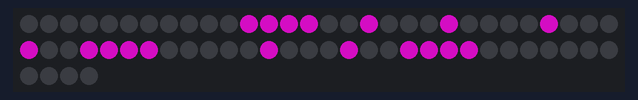
The sketch below on a simulated Arduino Uno, built with avr-gcc and run on an emulated ATmega328P. Shown: 64 RGB LEDs in strip order, left to right, continuing on the next row. Dim RGB values are drawn brighter than linear.

Above: at 0.05 s.
At 0.67 s:
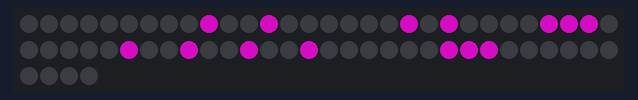
At 1.39 s:
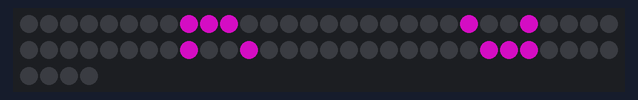
At 2.73 s:
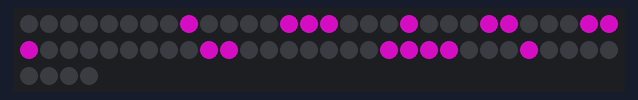
At 4.06 s:
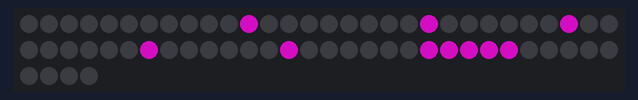
At 5.4 s:
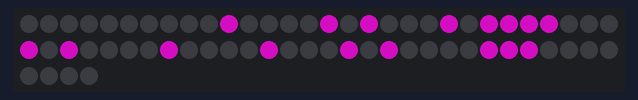

Measured:
- by itself, everything shown: repeats every 4.9 s, in 48 steps

The sketch:

Hexpressions.ino
```cpp
#include <FastLED.h>
#include "Hexpressions.h"
#define LED_PIN      2 // The pin which DIN is connected to
#define NUM_LEDS    64 // The total number of LEDs in your matrix


CRGB leds[NUM_LEDS];

/* Colour definitions
 *
 * As with matrices in Hexpressions.h, it's
 *  recommended you comment out unused colours to
 *  save on-board memory.
 */
CRGB HexCol   = CRGB( 128,   8, 118 );
CRGB HexGreen = CRGB(  43, 181, 129 );


/* Do not touch unless you know what you're doing and
 * have used different hardware to the guide.
 */
void setup() {
  FastLED.addLeds<WS2812, LED_PIN, GRB>(leds, NUM_LEDS);
}

/* Linearises 2D matrix into 1D array compatible with
 *  the LED matrix. Currently only accepts 1 input colour,
 *  but can easily add more using varargs or a switch statement.
 *
 * You shouldn't have to call this function directly; use
 *  show_pattern instead unless you have good reason not to.
 *
 * This function will break if dimensions other than 8x8 are used.
 *  Fix this by setting ROW_SIZE and COL_SIZE. Although it still might
 *  not work.
 */
void set_by_matrix(int matrix[ROW_SIZE][COL_SIZE], CRGB active_color) {
  CRGB Black  = CRGB(0, 0, 0);
  int row     = ROW_SIZE - 1;
  int col     = 0;
  int i       = 0;

  for (row = ROW_SIZE - 1; row >= 0; row--) {
    int invert = !(row%2);
    col = invert ? COL_SIZE - 1 : 0;
    for ( ; col >= 0 && col < COL_SIZE; )
    {
      leds[i] = matrix[row][col] ? active_color : Black;
      i++;
      col += invert ? -1 : 1;
    }
  }
}

void scroll_matrix(void* pMtx, CRGB active_color, int colSize, long dly, bool loop) {
  int (*matrix)[colSize] = (int (*)[colSize]) pMtx;
  int colOffset = 0;
  int currWindow[ROW_SIZE][COL_SIZE];
  int currRow;
  int currLogicalCol, currPhysicalCol;


  if (loop) {
    while (loop) {
      for (colOffset = 0; colOffset < colSize; colOffset++) {
        for (currRow = 0; currRow < ROW_SIZE; currRow++) {
          for (currLogicalCol = 0; currLogicalCol < COL_SIZE; currLogicalCol++) {
            currPhysicalCol = currLogicalCol + colOffset;
            if (currPhysicalCol > colSize) {
              currPhysicalCol-= colSize; // Wraps window around to start of scrolling range
            }
            currWindow[currRow][currLogicalCol] = matrix[currRow][currPhysicalCol];
          }
        }
        show_pattern(currWindow, active_color);
        delay(dly);
      }
    }
  } else {
    // Scan starting at column 0. Stops once last frame is fully visible.
    for (colOffset = 0; colOffset < (colSize - ROW_SIZE); colOffset++) {
      for (currRow = 0; currRow < ROW_SIZE; currRow++) {
        for (currLogicalCol = 0; currLogicalCol < COL_SIZE; currLogicalCol++) {
          currPhysicalCol = currLogicalCol + colOffset;
          currWindow[currRow][currLogicalCol] = matrix[currRow][currPhysicalCol];
        }
      }
      show_pattern(currWindow, active_color);
      delay(dly);
    }
  }
}

/* Takes a 2D matrix pattern and a single colour, and
 *  displays it on the connected LED display.
 *
 * For any given matrix node greater than 0, the corresponding
 *  LED's colour will be set to color. For all nodes less than
 *  or equal to zero, the LED will be turned off.
 */
void show_pattern(int matrix[8][8], CRGB color) {
  set_by_matrix(matrix, color);
  FastLED.show();
}

/* Demo function - displays Hex Drone #8483's ID number.
 *
 * Feel free to play around with this and make it show your own
 *  ID if you have one <3
 *
 * N.B.: The delay() function takes a number of milliseconds and
 *  waits that amount of time before proceeding.
 */
void show_ID() {
  show_pattern(mtx_hex, HexCol);
  delay(1000);
  show_pattern(mtx_8, HexCol);
  delay(750);
  show_pattern(mtx_4, HexCol);
  delay(750);
  show_pattern(mtx_8, HexCol);
  delay(750);
  show_pattern(mtx_3, HexCol);
  delay(750);
}

/* Demo function - displays an animated spiral.
 */
void show_spiral() {
  show_pattern(mtx_spiral1, HexCol);
  delay(250);
  show_pattern(mtx_spiral2, HexCol);
  delay(250);
  show_pattern(mtx_spiral3, HexCol);
  delay(250);
  show_pattern(mtx_spiral4, HexCol);
  delay(250);
  show_pattern(mtx_spiral5, HexCol);
  delay(250);
  show_pattern(mtx_spiral6, HexCol);
  delay(250);
}

/* This is where you call functions to be executed while the
 *  visor is powered on.
 */
void loop() {
  scroll_matrix(&mtx_scrollable, HexCol, 48, 100, true);
}
```

Source omitted: Hexpressions.h (data table, 7404 bytes)
